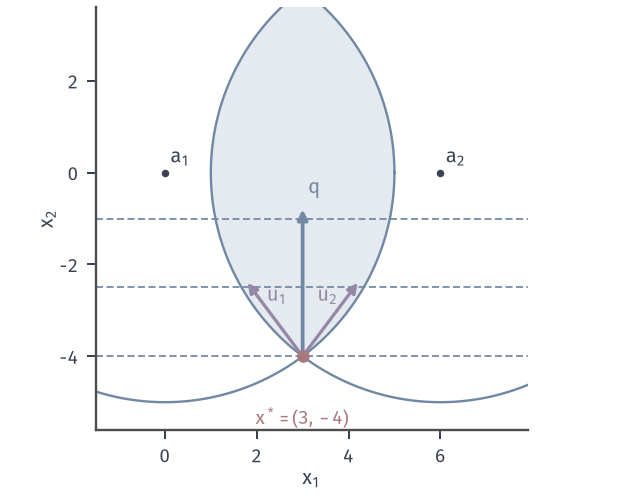

Write Python code to recreate this figure.
from pathlib import Path
import sys
sys.path.insert(0, str(Path(__file__).resolve().parents[1]/"cone-common"))
from cone_fig import *
HERE = Path(__file__).resolve().parent
# SOCP: min x2 s.t. ||x||<=5, ||x-(6,0)||<=5. Optimum (3,-4); dual u1=(-3/8,1/2), u2=(3/8,1/2), tau=5/8.
fig, ax = figure(width_mm=88, height_mm=70)
xl, yl = (-1.5, 7.9), (-5.6, 3.6)
X, Y = grid2(xl, yl, 700)
mask = (X**2+Y**2 <= 25) & ((X-6)**2+Y**2 <= 25)
ax.contourf(X, Y, mask.astype(float), levels=[.5, 1.5], colors=[BLUE_FILL], zorder=1)
th = np.linspace(0, 2*np.pi, 400)
for cx in (0, 6): ax.plot(cx+5*np.cos(th), 5*np.sin(th), color=BLUE, lw=.95, zorder=2)
for v in (-3, -2, -1, 0): pass
for lev in (-4, -2.5, -1):
    ax.plot(xl, [lev, lev], color=BLUE, lw=.7, ls=(0, (4, 2)), zorder=2)
x = np.array([3., -4.]); s = 3.2
u1 = np.array([-3/8, .5]); u2 = np.array([3/8, .5])
arrow(ax, x, x+s*u1, color=PURPLE, lw=1.3); arrow(ax, x, x+s*u2, color=PURPLE, lw=1.3)
arrow(ax, x, x+s*(u1+u2), color=BLUE, lw=1.5, z=6)
dot(ax, x); dot(ax, (0, 0), INK, ms=3); dot(ax, (6, 0), INK, ms=3)
setup(ax, xl, yl, [0, 2, 4, 6], [-4, -2, 0, 2])
ax.text(.12, .22, '$a_1$', fontsize=8); ax.text(6.12, .22, '$a_2$', fontsize=8)
ax.text(3, -5.35, '$x^*=(3,-4)$', color=RED, fontsize=7.5, ha='center', va='center')
ax.text(2.45, -2.8, '$u_1$', color=PURPLE, fontsize=8, ha='center'); ax.text(3.55, -2.8, '$u_2$', color=PURPLE, fontsize=8, ha='center')
ax.text(3.12, -.45, '$q$', color=BLUE, fontsize=8)
save(fig, HERE, 'figure', {'p*': -4, 'u1': u1.tolist(), 'u2': u2.tolist(), 'tau': .625, 'arrow_scale': s})
